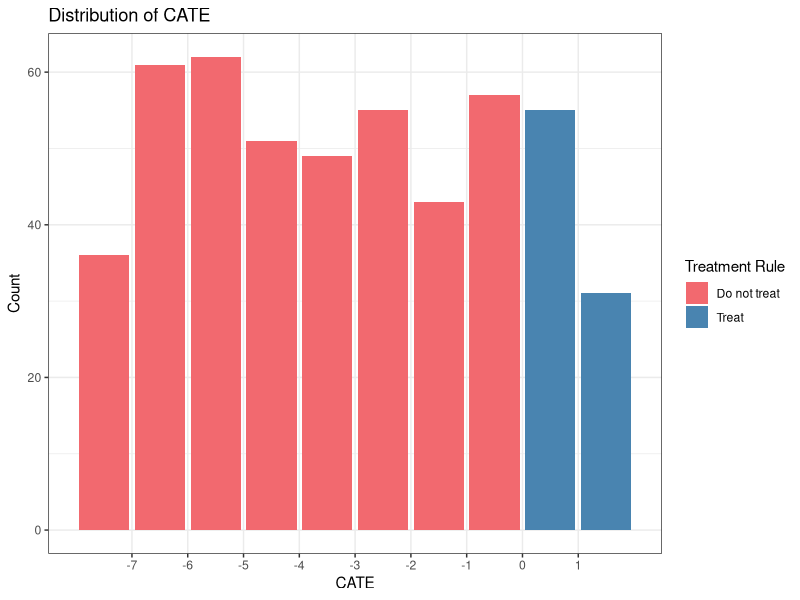

Write the R code that produced this figure.
## ---- chunk 1
knitr::opts_chunk$set(echo = TRUE)
## ---- chunk 2
n <- 500
W <- runif(n, 1, 99)
A <- rbinom(n, 1, prob = abs(W/100))
Y <- rnorm(n, 10) + rnorm(n, 2*A) + rnorm(n, 50*W) - rnorm(n, .1*A*W)
df <- data.frame(W, A, Y)
## ---- chunk 3
fit <- glm(Y~A*W)
E_Y1 <- predict(fit, newdata = data.frame(A = 1, W))
E_Y0 <- predict(fit, newdata = data.frame(A = 0, W))
CATE <- E_Y1 - E_Y0
## ---- chunk 4
library(tidyverse)
data.frame(CATE) |>
  mutate(d_star = ifelse(CATE > 0, "Treat", "Do not treat")) |>
  ggplot(aes(CATE,fill=d_star)) +
  geom_bar() +
  scale_x_binned() +
  theme_bw() +
  scale_fill_manual(values = c("#f2696f","#4984b0")) +
  labs(x="CATE", y = "Count", fill = "Treatment Rule", title="Distribution of CATE")
